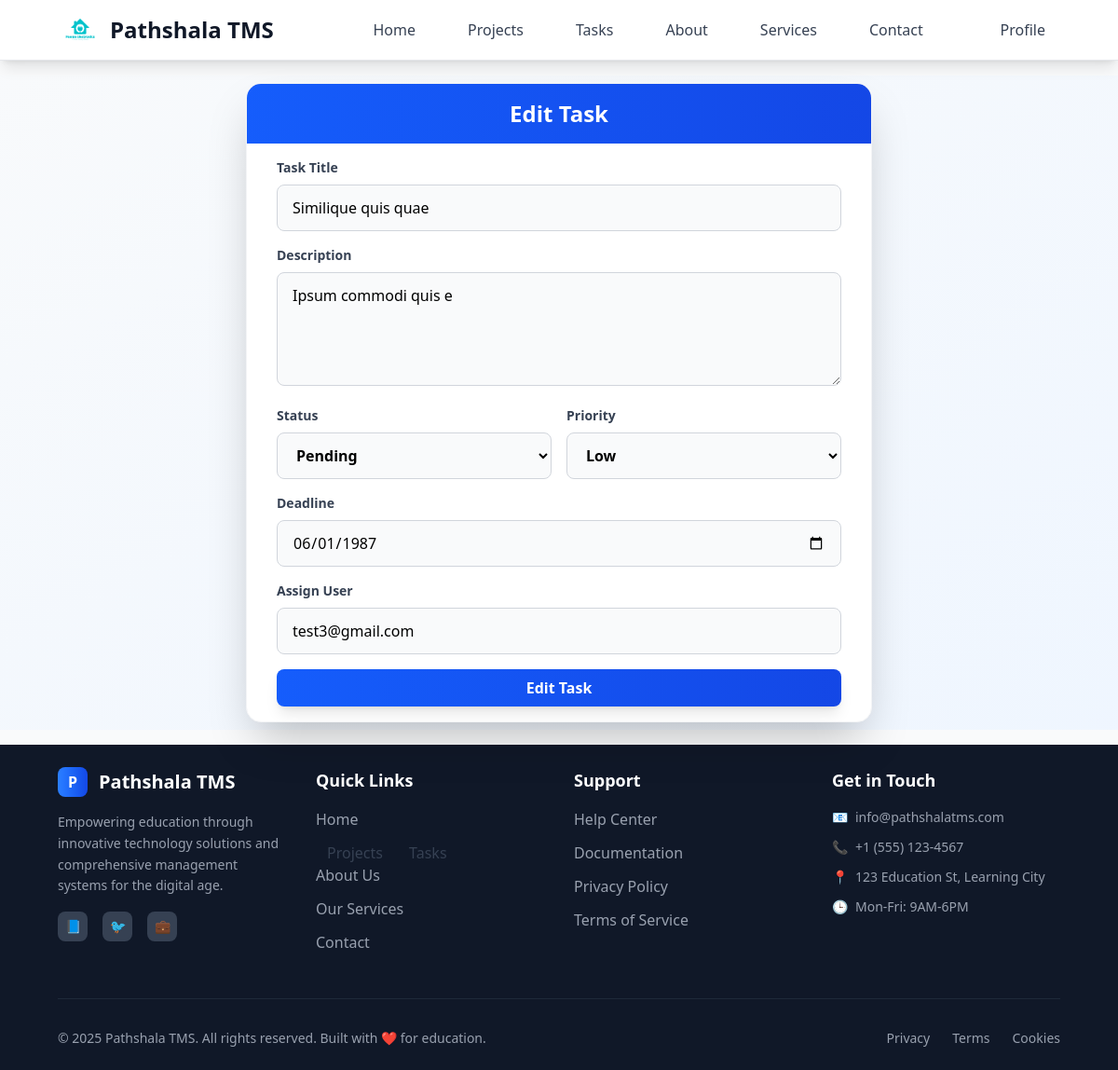
Before: /employer/edit-task/2 (signed in) with the older database file.
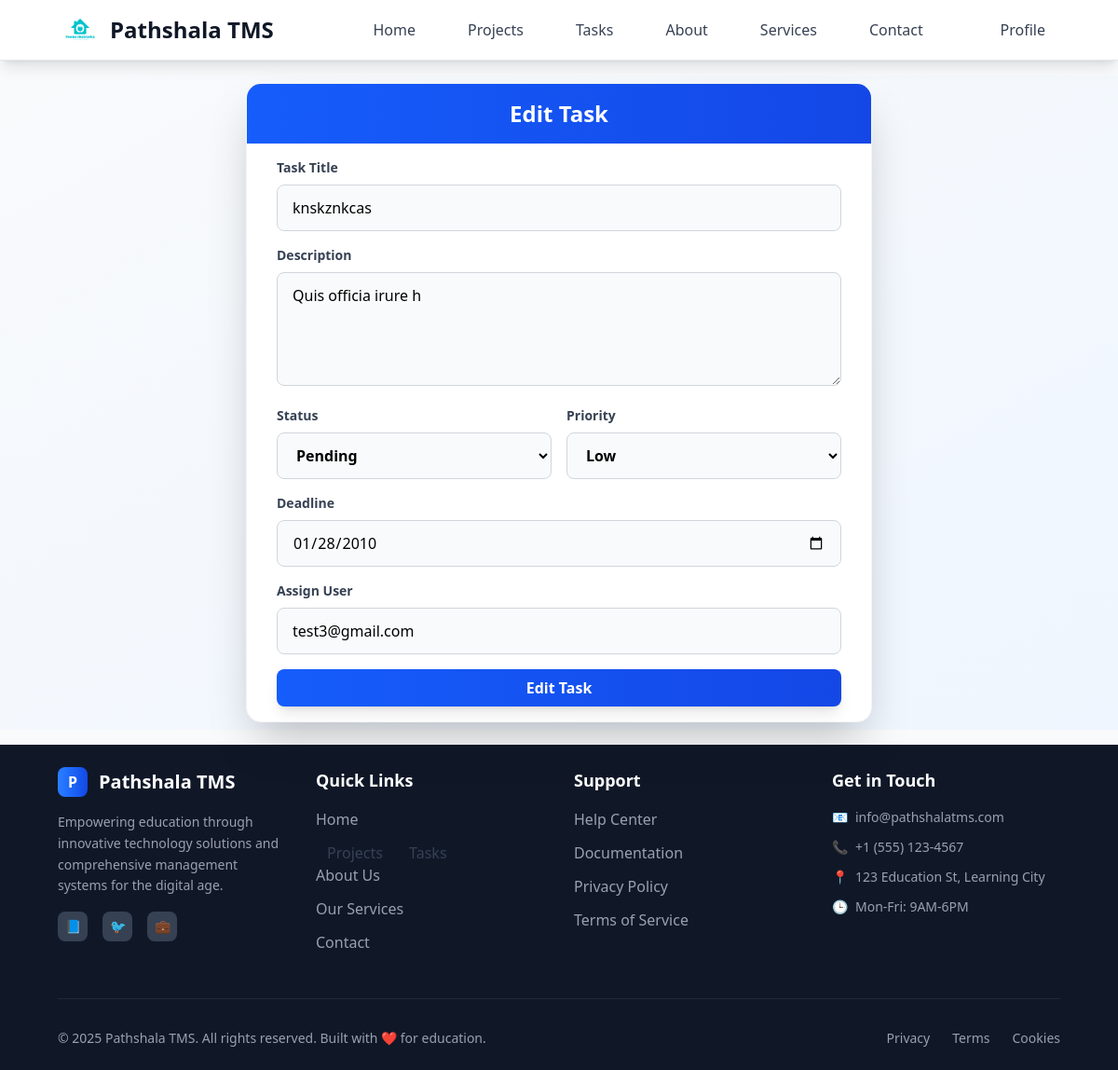
After: the same page with the newer database file.
### tasks/models.py (models this page shows)
class Task(models.Model):
    class StatusOptions(models.TextChoices):
        PENDING = "Pending", "Pending"
        IN_PROGRESS = "In Progress", "In Progress"
        COMPLETED = "Completed", "Completed"
        CANCELED = "Canceled", "Canceled"
    class TaskPriorityOPtion(models.TextChoices):
        LOW="Low",'Low'
        MEDIUM="Medium",'Medium'
        HIGH="High",'High'
    title = models.CharField(max_length=30)
    description = models.TextField(null=True, blank=True)
    user = models.ForeignKey(User, on_delete=models.CASCADE, related_name="tasks")
    project = models.ForeignKey(Project, on_delete=models.CASCADE)
    assigned_user = models.ForeignKey( User, on_delete=models.SET_NULL, related_name="assigned_tasks", null=True, blank=True)
    status = models.CharField(choices=StatusOptions, default=StatusOptions.PENDING)
    priority=models.CharField(choices=TaskPriorityOPtion,default=TaskPriorityOPtion.LOW)
    deadline=models.DateField( null=True, blank=True)
    created_at = models.DateTimeField(auto_now_add=True, editable=False)
    updated_at = models.DateTimeField(auto_now=True, editable=False)
    attachment = models.FileField(blank=True, null=True, upload_to=attachment_path)

### tasks/views.py (the view)
# urls.py: path('edit-task/<int:id>',editTaskPage),
@login_required(login_url="/login")
def editTaskPage(request, id):
    task = Task.objects.get(pk=id)
    if request.user.profile.role == "employer":
        return render(request, "pages/employer/project/tasks/edit_task.html", {"task": task})
    else:
        return redirect("/")

### templates/pages/employer/project/tasks/edit_task.html (shortened to what the changed rows need)
{% extends 'layouts/main.html' %} {% block content %}
<div class="flex items-center justify-center p-2 my-4">
  <div class="w-full max-w-2xl">
    <form
      method="POST"
      action="/employer/update-task/{{task.id}}"
      enctype="multipart/form-data"
      class="bg-white shadow-2xl rounded-2xl border border-gray-100 overflow-hidden"
    >
      <div
        class="bg-gradient-to-r from-blue-600 to-blue-700 px-8 py-4 text-center"
      >
        <h2 class="text-2xl font-bold text-white">Edit Task</h2>
      </div>
      <div class="px-8 py-4 space-y-4">
        <div class="space-y-2">
          <label for="title" class="block text-sm font-semibold text-gray-700"
            >Task Title</label
          >
          <input
            type="text"
            value="{{task.title}}"
            id="title"
            name="title"
            class="w-full px-4 py-3 border border-gray-300 rounded-lg focus:ring-2 focus:ring-blue-500 focus:border-blue-500 transition-colors duration-200 bg-gray-50 focus:bg-white"
            placeholder="Enter Title"
            required
          />
        </div>
        <div class="space-y-2">
          <label
            for="description"
            class="block text-sm font-semibold text-gray-700"
            >Description</label
          >
          <textarea
            type="text"
            rows="4"
            id="description"
            name="description"
            class="w-full px-4 py-3 border border-gray-300 rounded-lg focus:ring-2 focus:ring-blue-500 focus:border-blue-500 transition-colors duration-200 bg-gray-50 focus:bg-white"
            placeholder="Enter description"
          >
{{task.description}}</textarea
          >
        </div>
        <div class="space-y-2">
          <label
            for="deadline"
            class="block text-sm font-semibold text-gray-700"
            >Deadline</label
          >
          <input
            type="date"
            value="{{task.deadline|date:'Y-m-d'}}"
            id="deadline"
            name="deadline"
            class="w-full px-4 py-3 border border-gray-300 rounded-lg focus:ring-2 focus:ring-blue-500 focus:border-blue-500 transition-colors duration-200 bg-gray-50 focus:bg-white"
          />
        </div>
        <div class="space-y-2">
          <label
            for="assigned_user"
            class="block text-sm font-semibold text-gray-700"
            >Assign User</label
          >
          <input
            type="email"
            value="{{task.assigned_user.email}}"
            id="assigned_user"
            name="assigned_user"
            class="w-full px-4 py-3 border border-gray-300 rounded-lg focus:ring-2 focus:ring-blue-500 focus:border-blue-500 transition-colors duration-200 bg-gray-50 focus:bg-white"
            placeholder="Enter email of user to assign"
          />
        </div>
      </div>
    </form>
  </div>
</div>
{% endblock %}

Changed rows visible on the page:
changed Task "test3@gmail.com": title "Similique quis quae" → "knskznkcas"; description "Ipsum commodi quis e" → "Quis officia irure h"; deadline "06/01/1987" → "01/28/2010"
